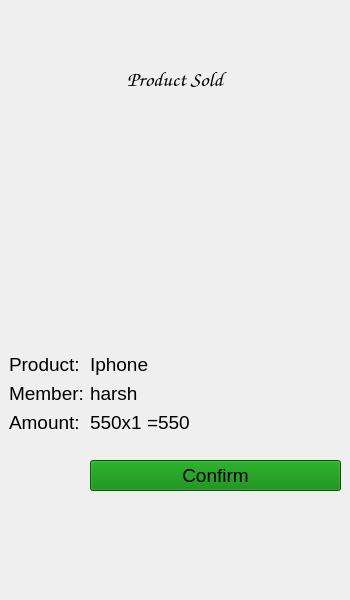
<?xml version="1.0" encoding="UTF-8"?>
<ui version="4.0">
 <class>MainWindow</class>
 <widget class="QMainWindow" name="MainWindow">
  <property name="geometry">
   <rect>
    <x>0</x>
    <y>0</y>
    <width>350</width>
    <height>600</height>
   </rect>
  </property>
  <property name="windowTitle">
   <string>Product Sold</string>
  </property>
  <property name="windowIcon">
   <iconset>
    <normaloff>icons/sell.png</normaloff>icons/sell.png</iconset>
  </property>
  <widget class="QWidget" name="centralwidget">
   <layout class="QVBoxLayout" name="mainLayout">
    <item>
     <layout class="QVBoxLayout" name="topmainLayout">
      <item>
       <widget class="QLabel" name="sellproductlabel">
        <property name="font">
         <font>
          <family>Comic Sans MS</family>
          <pointsize>16</pointsize>
          <weight>75</weight>
          <bold>true</bold>
         </font>
        </property>
        <property name="text">
         <string>Product Sold</string>
        </property>
        <property name="alignment">
         <set>Qt::AlignCenter</set>
        </property>
       </widget>
      </item>
      <item>
       <widget class="QLabel" name="sellimg">
        <property name="text">
         <string/>
        </property>
        <property name="pixmap">
         <pixmap>icons/shop.png</pixmap>
        </property>
        <property name="alignment">
         <set>Qt::AlignCenter</set>
        </property>
       </widget>
      </item>
     </layout>
    </item>
    <item>
     <layout class="QFormLayout" name="formLayout">
      <property name="topMargin">
       <number>50</number>
      </property>
      <property name="bottomMargin">
       <number>0</number>
      </property>
      <item row="0" column="0">
       <widget class="QLabel" name="productlabel">
        <property name="font">
         <font>
          <pointsize>14</pointsize>
         </font>
        </property>
        <property name="text">
         <string>Product:</string>
        </property>
       </widget>
      </item>
      <item row="1" column="0">
       <widget class="QLabel" name="memberlabel">
        <property name="font">
         <font>
          <pointsize>14</pointsize>
         </font>
        </property>
        <property name="text">
         <string>Member:</string>
        </property>
       </widget>
      </item>
      <item row="2" column="0">
       <widget class="QLabel" name="amountlabel">
        <property name="font">
         <font>
          <pointsize>14</pointsize>
         </font>
        </property>
        <property name="text">
         <string>Amount:</string>
        </property>
       </widget>
      </item>
      <item row="4" column="0">
       <widget class="QLabel" name="_label">
        <property name="text">
         <string/>
        </property>
       </widget>
      </item>
      <item row="0" column="1">
       <widget class="QLabel" name="prodlabel">
        <property name="font">
         <font>
          <pointsize>14</pointsize>
         </font>
        </property>
        <property name="text">
         <string>Iphone</string>
        </property>
       </widget>
      </item>
      <item row="1" column="1">
       <widget class="QLabel" name="memlabel">
        <property name="font">
         <font>
          <pointsize>14</pointsize>
         </font>
        </property>
        <property name="text">
         <string>harsh</string>
        </property>
       </widget>
      </item>
      <item row="2" column="1">
       <widget class="QLabel" name="amtlabel">
        <property name="font">
         <font>
          <pointsize>14</pointsize>
         </font>
        </property>
        <property name="text">
         <string>550x1 =550</string>
        </property>
       </widget>
      </item>
      <item row="4" column="1">
       <widget class="QPushButton" name="confirmButton">
        <property name="font">
         <font>
          <pointsize>14</pointsize>
         </font>
        </property>
        <property name="styleSheet">
         <string notr="true">background-color:green</string>
        </property>
        <property name="text">
         <string>Confirm</string>
        </property>
       </widget>
      </item>
      <item row="3" column="1">
       <widget class="QLabel" name="_label_2">
        <property name="text">
         <string/>
        </property>
       </widget>
      </item>
     </layout>
    </item>
   </layout>
  </widget>
 </widget>
 <resources/>
 <connections/>
</ui>
